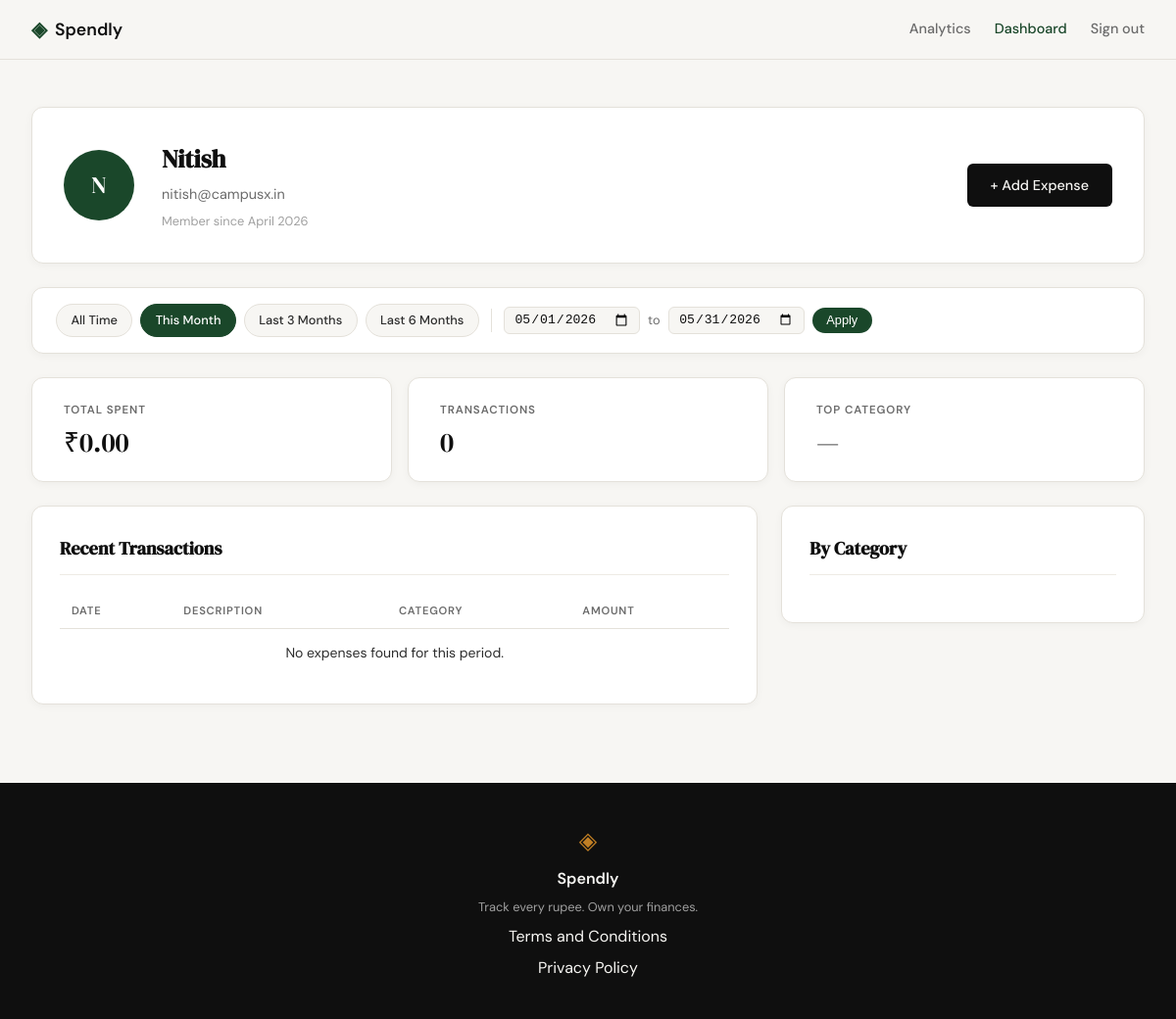
The app's page /profile?date_from=2026-05-01&date_to=2026-05-31 (signed in), older data.
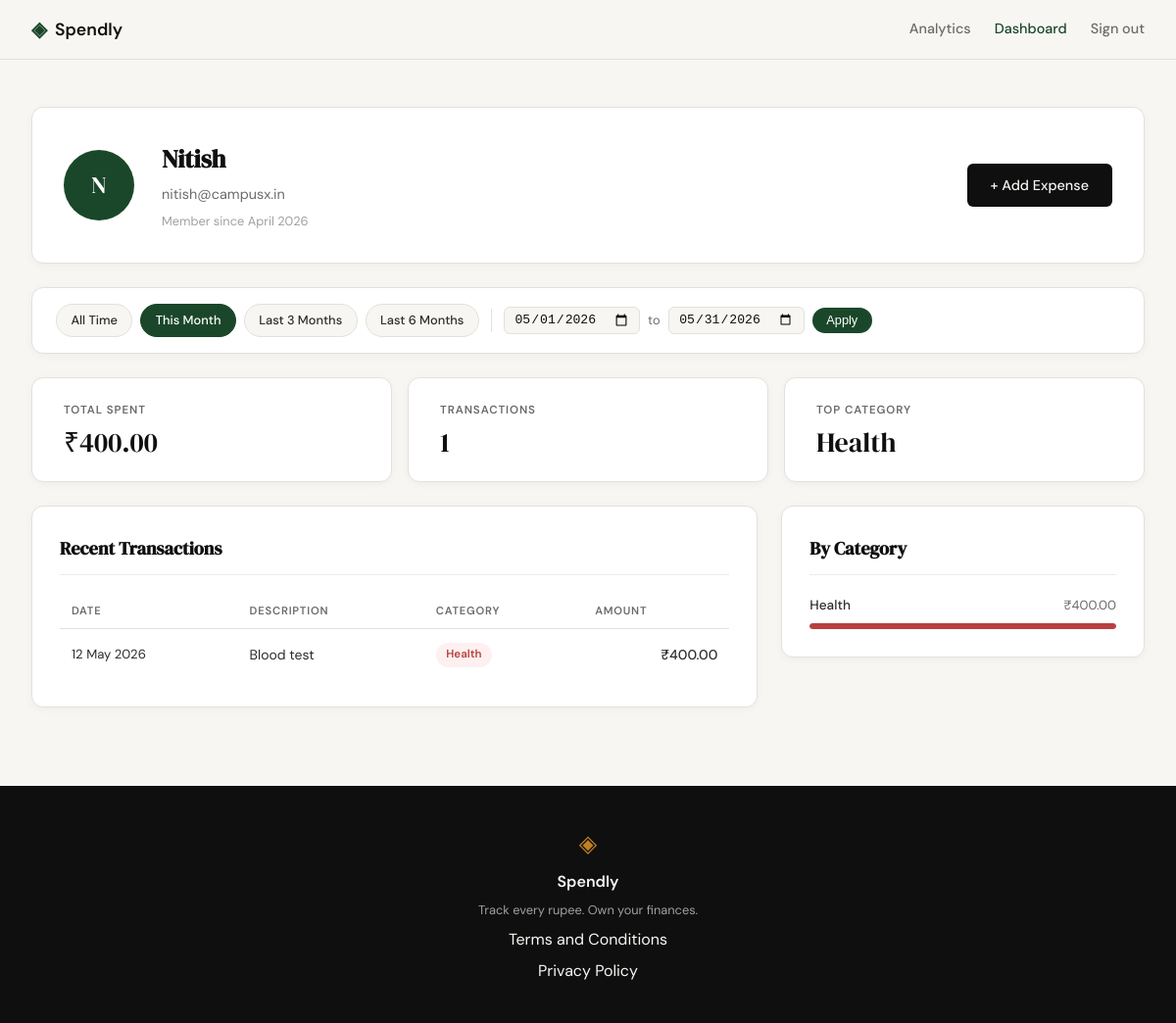
The same page, newer data.
### tables this page shows
CREATE TABLE users (
            id            INTEGER PRIMARY KEY AUTOINCREMENT,
            name          TEXT    NOT NULL,
            email         TEXT    UNIQUE NOT NULL,
            password_hash TEXT    NOT NULL,
            created_at    TEXT    DEFAULT (datetime('now'))
        );

CREATE TABLE expenses (
            id          INTEGER PRIMARY KEY AUTOINCREMENT,
            user_id     INTEGER NOT NULL REFERENCES users(id),
            amount      REAL    NOT NULL,
            category    TEXT    NOT NULL,
            date        TEXT    NOT NULL,
            description TEXT,
            created_at  TEXT    DEFAULT (datetime('now'))
        );

### app.py (the view)
@app.route("/profile")
def profile():
    if not session.get("user_id"):
        return redirect(url_for("login"))
    uid = session["user_id"]
    today = date.today()
    date_from = _parse_date(request.args.get("date_from"))
    date_to = _parse_date(request.args.get("date_to"))
    if date_from and date_to and date_from > date_to:
        flash("Start date must be before end date.", "error")
        date_from = date_to = None
    today_str = today.isoformat()
    this_month_from = today.replace(day=1).isoformat()
    this_month_to = today.replace(
        day=calendar.monthrange(today.year, today.month)[1]
    ).isoformat()
    presets = {
        "this_month": {"date_from": this_month_from, "date_to": this_month_to},
        "last_3":     {"date_from": _months_ago(today, 3), "date_to": today_str},
        "last_6":     {"date_from": _months_ago(today, 6), "date_to": today_str},
    }
    return render_template(
        "profile.html",
        user=get_user_by_id(uid),
        stats=get_summary_stats(uid, date_from, date_to),
        expenses=get_recent_transactions(uid, date_from=date_from, date_to=date_to),
        categories=get_category_breakdown(uid, date_from, date_to),
        date_from=date_from,
        date_to=date_to,
        presets=presets,
    )

### app.py (called while the page is built)
def _parse_date(val):
    try:
        datetime.strptime(val, "%Y-%m-%d")
        return val
    except (ValueError, TypeError):
        return None

def _months_ago(today, n):
    m, y = today.month - n, today.year
    while m <= 0:
        m += 12
        y -= 1
    return date(y, m, 1).isoformat()

### database/db.py (called while the page is built)
def get_db():
    conn = sqlite3.connect(DB_PATH)
    conn.row_factory = sqlite3.Row
    conn.execute("PRAGMA foreign_keys = ON")
    return conn

### database/queries.py (called while the page is built)
def _build_date_filter(date_from, date_to):
    if date_from and date_to:
        return "AND date BETWEEN ? AND ?", [date_from, date_to]
    return "", []

def get_user_by_id(user_id):
    conn = get_db()
    row = conn.execute(
        "SELECT id, name, email, created_at FROM users WHERE id = ?",
        (user_id,),
    ).fetchone()
    conn.close()
    if row is None:
        return None
    name = row["name"]
    initials = "".join(w[0].upper() for w in name.split() if w)
    member_since = datetime.strptime(row["created_at"], "%Y-%m-%d %H:%M:%S").strftime("%B %Y")
    return {
        "name": name,
        "email": row["email"],
        "initials": initials,
        "member_since": member_since,
    }

def get_recent_transactions(user_id, limit=10, date_from=None, date_to=None):
    date_clause, date_params = _build_date_filter(date_from, date_to)
    params = [user_id] + date_params + [limit]
    conn = get_db()
    rows = conn.execute(
        "SELECT date, description, category, amount "
        "FROM expenses "
        "WHERE user_id = ? "
        + date_clause +
        " ORDER BY date DESC, id DESC "
        "LIMIT ?",
        params,
    ).fetchall()
    conn.close()
    return [
        {
            "date": datetime.strptime(row["date"], "%Y-%m-%d").strftime("%d %b %Y"),
            "description": row["description"],
            "category": row["category"],
            "amount": "{:,.2f}".format(row["amount"]),
        }
        for row in rows
    ]

### templates/profile.html (shortened to what this page needs)
{% extends "base.html" %}
{% block head %}
<link rel="stylesheet" href="{{ url_for('static', filename='css/profile.css') }}">
{% endblock %}
{% block content %}
<div class="profile-page">
    <div class="profile-inner">
        <div class="profile-header-card">
            <div class="profile-avatar">{{ user.initials }}</div>
            <div class="profile-info">
                <h1 class="profile-name">{{ user.name }}</h1>
                <p class="profile-email">{{ user.email }}</p>
                <p class="profile-since">Member since {{ user.member_since }}</p>
            </div>
            <a href="{{ url_for('add_expense') }}" class="btn-primary profile-add-btn">+ Add Expense</a>
        </div>
        <div class="filter-bar">
            <div class="filter-presets">
                <a href="{{ url_for('profile') }}"
                   class="filter-preset-btn{% if not date_from and not date_to %} filter-preset-btn--active{% endif %}">
                    All Time
                </a>
                <a href="{{ url_for('profile', date_from=presets.this_month.date_from, date_to=presets.this_month.date_to) }}"
                   class="filter-preset-btn{% if date_from == presets.this_month.date_from and date_to == presets.this_month.date_to %} filter-preset-btn--active{% endif %}">
                    This Month
                </a>
                <a href="{{ url_for('profile', date_from=presets.last_3.date_from, date_to=presets.last_3.date_to) }}"
                   class="filter-preset-btn{% if date_from == presets.last_3.date_from and date_to == presets.last_3.date_to %} filter-preset-btn--active{% endif %}">
                    Last 3 Months
                </a>
                <a href="{{ url_for('profile', date_from=presets.last_6.date_from, date_to=presets.last_6.date_to) }}"
                   class="filter-preset-btn{% if date_from == presets.last_6.date_from and date_to == presets.last_6.date_to %} filter-preset-btn--active{% endif %}">
                    Last 6 Months
                </a>
            </div>
            <form class="filter-form" method="GET" action="{{ url_for('profile') }}">
                <input type="date" name="date_from" class="filter-date-input"
                       value="{{ date_from or '' }}">
                <span class="filter-to-label">to</span>
                <input type="date" name="date_to" class="filter-date-input"
                       value="{{ date_to or '' }}">
                <button type="submit" class="filter-apply-btn">Apply</button>
            </form>
        </div>
        <div class="profile-stats">
            <div class="stat-card">
                <span class="stat-label">Total Spent</span>
                <span class="stat-value">₹{{ stats.total }}</span>
            </div>
            <div class="stat-card">
                <span class="stat-label">Transactions</span>
                <span class="stat-value">{{ stats.count }}</span>
            </div>
            <div class="stat-card">
                <span class="stat-label">Top Category</span>
                <span class="stat-value">{{ stats.top_category }}</span>
            </div>
        </div>
        <div class="profile-grid">
            <div class="profile-section">
                <div class="section-title-row">
                    <h2 class="section-title">Recent Transactions</h2>
                </div>
                <div class="tx-table-wrapper">
                    <table class="tx-table">
                        <thead>
                            <tr>
                                <th>Date</th>
                                <th>Description</th>
                                <th>Category</th>
                                <th class="tx-amount-col">Amount</th>
                            </tr>
                        </thead>
                        <tbody>
                            {% for tx in expenses %}
                            <tr>
                                <td class="tx-date">{{ tx.date }}</td>
                                <td class="tx-desc">{{ tx.description }}</td>
                                <td>
                                    <span class="cat-badge cat-badge--{{ tx.category | lower }}">
                                        {{ tx.category }}
                                    </span>
                                </td>
                                <td class="tx-amount">₹{{ tx.amount }}</td>
                            </tr>
                            {% endfor %}
                            {% if not expenses %}
                            <tr>
                                <td colspan="4" class="tx-empty">No expenses found for this period.</td>
                            </tr>
                            {% endif %}
                        </tbody>
                    </table>
                </div>
            </div>
            <div class="profile-section">
                <h2 class="section-title">By Category</h2>
                <div class="category-list">
                    {% for cat in categories %}
                    <div class="cat-row">
                        <div class="cat-row-header">
                            <span class="cat-row-name">{{ cat.name }}</span>
                            <span class="cat-row-amount">₹{{ cat.amount }}</span>
                        </div>
                        <div class="cat-bar-track">
                            <div class="cat-bar cat-bar--{{ cat.name | lower }}"
                                 style="width: {{ cat.percent }}%"></div>
                        </div>
                    </div>
                    {% endfor %}
                </div>
            </div>
        </div>
    </div>
</div>
{% endblock %}

### templates/base.html (shortened to what this page needs)
<!DOCTYPE html>
<html lang="en">
<head>
    <link rel="stylesheet" href="{{ url_for('static', filename='css/style.css') }}">
    {% block head %}{% endblock %}
</head>
<body>
    <nav class="navbar">
        <div class="nav-inner">
            <a href="{{ url_for('landing') }}" class="nav-brand">
                <span class="brand-icon">◈</span>
                <span class="brand-name">Spendly</span>
            </a>
            <div class="nav-links">
                {% if session.user_id %}
                <a href="{{ url_for('analytics') }}" class="{{ 'nav-link-active' if request.endpoint == 'analytics' else '' }}">Analytics</a>
                <a href="{{ url_for('profile') }}" class="{{ 'nav-link-active' if request.endpoint == 'profile' else '' }}">Dashboard</a>
                <a href="{{ url_for('logout') }}">Sign out</a>
                {% else %}
                <a href="{{ url_for('login') }}">Sign in</a>
                <a href="{{ url_for('register') }}" class="nav-cta">Get started</a>
                {% endif %}
            </div>
        </div>
    </nav>
    <main class="main-content">
        {% block content %}{% endblock %}
    </main>
    <footer class="footer">
        <div class="footer-inner">
            <span class="brand-icon">◈</span>
            <span class="footer-name">Spendly</span>
            <p class="footer-copy">Track every rupee. Own your finances.</p>
            <a href="/terms">Terms and Conditions</a>
            <a href="/privacy">Privacy Policy</a>
        </div>
    </footer>
</body>
</html>

### static/css/style.css (style rules this page uses)
:root { --ink: #0f0f0f; --ink-soft: #2d2d2d; --ink-muted: #6b6b6b; --ink-faint: #a0a0a0; --paper: #f7f6f3; --paper-warm: #f0ede6; --paper-card: #ffffff; --accent: #1a472a; --accent-light: #e8f0eb; --accent-2: #c17f24; --accent-2-light: #fdf3e3; --danger: #c0392b; --danger-light: #fdecea; --border: #e4e1da; --border-soft: #eeebe4; --font-display: 'DM Serif Display', Georgia, serif; --font-body: 'DM Sans', system-ui, sans-serif; --max-width: 1200px; --auth-width: 440px; --radius-sm: 6px; --radius-md: 12px; --radius-lg: 20px; }
*, *::before, *::after { box-sizing: border-box; margin: 0; padding: 0; }
html { font-size: 16px; scroll-behavior: smooth; }
body { background: var(--paper); color: var(--ink); font-family: var(--font-body); font-size: 1rem; line-height: 1.6; -webkit-font-smoothing: antialiased; }
a { color: inherit; text-decoration: none; }
.navbar { position: sticky; top: 0; z-index: 100; background: var(--paper); border-bottom: 1px solid var(--border); padding: 0 2rem; }
.nav-inner { max-width: var(--max-width); margin: 0 auto; height: 60px; display: flex; align-items: center; justify-content: space-between; }
.nav-brand { display: flex; align-items: center; gap: 0.5rem; font-family: var(--font-body); font-weight: 600; font-size: 1.1rem; color: var(--ink); }
.brand-icon { color: var(--accent); font-size: 1.3rem; }
.brand-name { color: var(--ink); }
.nav-links { display: flex; align-items: center; gap: 1.5rem; font-size: 0.9rem; font-weight: 500; }
.nav-links a { color: var(--ink-muted); transition: color 0.2s; }
.nav-link-active { color: var(--accent) !important; font-weight: 500; }
.main-content { min-height: calc(100vh - 60px - 100px); }
.btn-primary { display: inline-block; background: var(--ink); color: var(--paper); padding: 0.65rem 1.5rem; border-radius: var(--radius-sm); font-family: var(--font-body); font-size: 0.9rem; font-weight: 500; cursor: pointer; border: none; transition: background 0.2s; text-decoration: none; }
.footer { background: var(--ink); color: var(--paper); padding: 2.5rem 2rem; text-align: center; }
.footer-inner { display: flex; flex-direction: column; align-items: center; gap: 0.4rem; }
.footer .brand-icon { color: var(--accent-2); font-size: 1.5rem; }
.footer-name { font-weight: 600; font-size: 1rem; }
.footer-copy { font-size: 0.8rem; color: var(--ink-faint); }

Row changes from the older to the newer data that the page shows:
added expenses: date "12 May 2026", description "Blood test", category "Health", amount "400.00", name "Health", {{ cat.percent }} 100 (drawn)
Text that changed along with them:
{{ stats.total }}: "0.00" → "400.00"
{{ stats.count }}: "0" → "1"
{{ stats.top_category }}: "—" → "Health"
text no longer shown: "No expenses found for this period."
